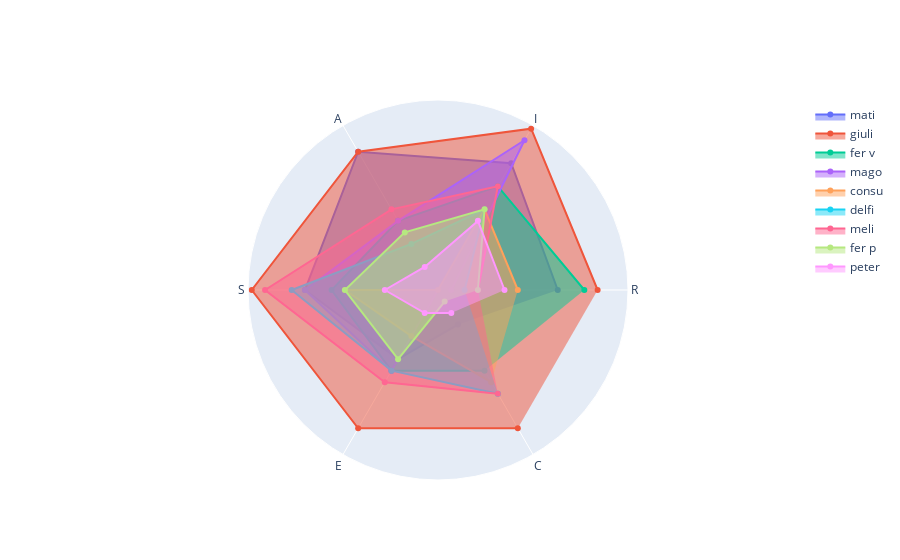

This figure's notebook cell:
### Code cell
data = [go.Scatterpolar(
      r = df.iloc[i].values,
      theta = df.columns,
      fill = 'toself', 
      name = df.index[i],
      hovertemplate = '%{r}'
    ) for i in range(df.shape[0])]

layout = go.Layout(
  polar = dict(
    radialaxis = dict(
      visible = False,
    )
  ),
  showlegend = True
)

fig = go.Figure(data=data, layout=layout)
py.iplot(fig)

### Figure 1 — Plotly figure (JSON) as saved in the notebook; plotly's stock layout.template omitted (floating-point values rounded to 4 significant figures)
{"data": [{"fill": "toself", "hovertemplate": "%{r}", "name": "mati", "r": [9, 11, 12, 10, 6, 3], "theta": ["R", "I", "A", "S", "E", "C"], "type": "scatterpolar"}, {"fill": "toself", "hovertemplate": "%{r}", "name": "giuli", "r": [12, 14, 12, 14, 12, 12], "theta": ["R", "I", "A", "S", "E", "C"], "type": "scatterpolar"}, {"fill": "toself", "hovertemplate": "%{r}", "name": "fer v", "r": [11, 9, 6, 8, 7, 7], "theta": ["R", "I", "A", "S", "E", "C"], "type": "scatterpolar"}, {"fill": "toself", "hovertemplate": "%{r}", "name": "mago", "r": [1, 13, 6, 10, 7, 0], "theta": ["R", "I", "A", "S", "E", "C"], "type": "scatterpolar"}, {"fill": "toself", "hovertemplate": "%{r}", "name": "consu", "r": [6, 7, 0, 7, 4, 8], "theta": ["R", "I", "A", "S", "E", "C"], "type": "scatterpolar"}, {"fill": "toself", "hovertemplate": "%{r}", "name": "delfi", "r": [2, 7, 4, 11, 7, 9], "theta": ["R", "I", "A", "S", "E", "C"], "type": "scatterpolar"}, {"fill": "toself", "hovertemplate": "%{r}", "name": "meli", "r": [3, 9, 7, 13, 8, 9], "theta": ["R", "I", "A", "S", "E", "C"], "type": "scatterpolar"}, {"fill": "toself", "hovertemplate": "%{r}", "name": "fer p", "r": [3, 7, 5, 7, 6, 1], "theta": ["R", "I", "A", "S", "E", "C"], "type": "scatterpolar"}, {"fill": "toself", "hovertemplate": "%{r}", "name": "peter", "r": [5, 6, 2, 4, 2, 2], "theta": ["R", "I", "A", "S", "E", "C"], "type": "scatterpolar"}], "layout": {"autosize": true, "polar": {"angularaxis": {"type": "category"}, "radialaxis": {"autorange": true, "range": [0, 14.4], "type": "linear", "visible": false}}, "showlegend": true}}
